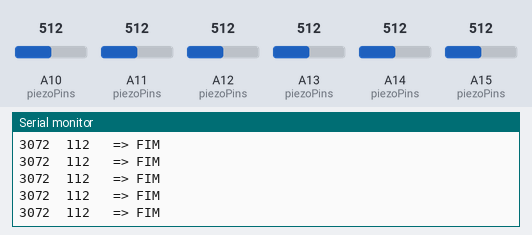
The sketch below on a simulated Arduino Mega 2560, built with avr-gcc and run on an emulated ATmega2560. On the bench: the last lines printed to the serial monitor. The inputs (shaded band) are chosen by the test bench; at power-on: A10 (piezoPins) = 512, A11 (piezoPins) = 512, A12 (piezoPins) = 512, A13 (piezoPins) = 512, A14 (piezoPins) = 512, A15 (piezoPins) = 512.

Above: at 1.2 s.
1.3 s: A10 (piezoPins) set to 716
At 2.4 s:
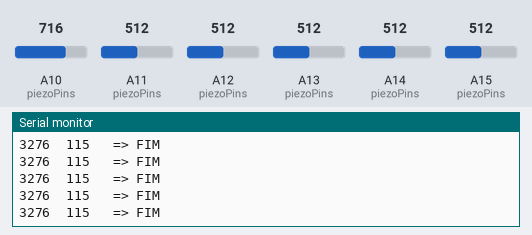
2.8 s: A11 (piezoPins) set to 716
At 3.4 s:
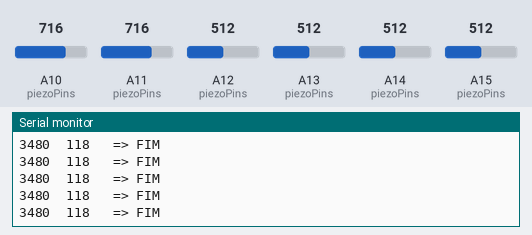
4.3 s: A12 (piezoPins) set to 716
At 4.8 s:
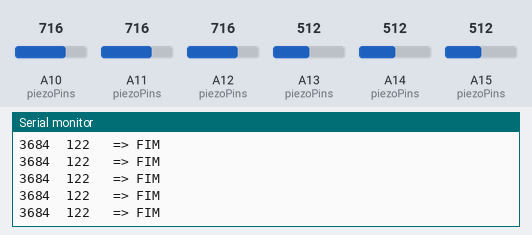
7.3 s: A13 (piezoPins) set to 716
At 8.1 s:
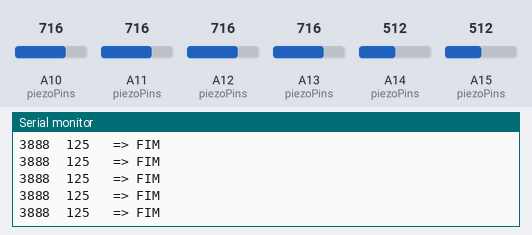
8.8 s: A14 (piezoPins) set to 716
At 9.4 s:
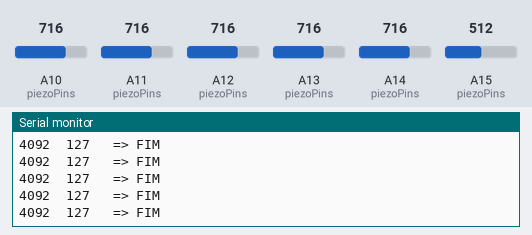
10.3 s: A15 (piezoPins) set to 716
At 11.2 s:
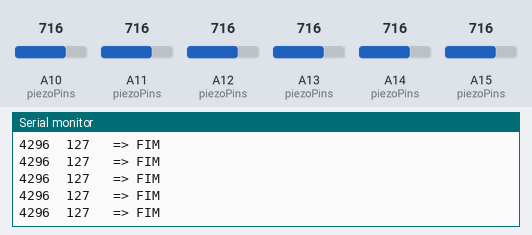
Timing chart, 0 to 12.8 s (numbered marks = the images above; inputs shaded):
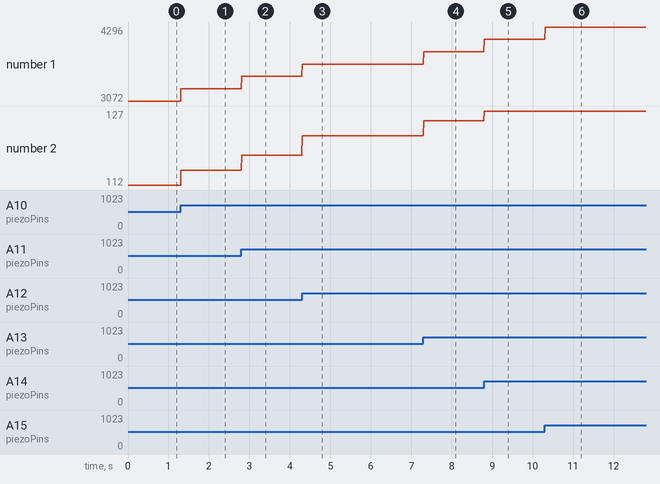

Measured:
- after the input at 1.3 s, the serial monitor: prints a new line at once (image 1)
- after the input at 2.8 s, the serial monitor: prints a new line at once (image 2)
- after the input at 4.3 s, the serial monitor: prints a new line at once (image 3)
- after the input at 7.3 s, the serial monitor: prints a new line at once (image 4)
- after the input at 8.8 s, the serial monitor: prints a new line at once (image 5)
- after the input at 10.3 s, the serial monitor: prints a new line at once (image 6)
- plotted number 1: 3072 → 3276 after the input at 1.3 s, 3276 → 3480 after the input at 2.8 s, 3480 → 3684 after the input at 4.3 s, 3684 → 3888 after the input at 7.3 s, 3888 → 4092 after the input at 8.8 s
- plotted number 2: 112 → 115 after the input at 1.3 s, 115 → 118 after the input at 2.8 s, 118 → 122 after the input at 4.3 s, 122 → 125 after the input at 7.3 s, 125 → 127 after the input at 8.8 s

The sketch:

PandivaNum2_CalibrandoPiezos.ino
```cpp
int buttonPins[] = {
  22,23,24,25,26,27,28,29,30,31,32,33,34,35,36,37,38,39,40,41,42,43,44,45,46,47,48,49,50,51};
int piezoPins[] = {
  A10,A11,A12,A13,A14,A15};

void setup(){
  for(int i = 0; i < 30; i++){
    pinMode(buttonPins[i], INPUT_PULLUP);
  }
  Serial.begin(115200);
}

void loop(){

  int value1 = analogRead(A10);
  int value2 = analogRead(A11);
  int value3 = analogRead(A12);
  int value4 = analogRead(A13);
  int value5 = analogRead(A14);
  int value6 = analogRead(A15);
  int soma = value1 + value2 + value3 + value4 + value5 + value6;
  int velocity = map(soma, 0, 4000, 65, 127);
  velocity = constrain(velocity, 65, 127);

  char divisor = '\t';
  //  for(int i = 0; i < 6; i++){
  //    Serial.print(analogRead(piezoPins[i]));
  //    Serial.print(divisor);
  //  }
  //  for(int i = 0; i < 30; i++){
  //    int estadoBotao = digitalRead(buttonPins[i]);
  //    Serial.print(estadoBotao);
  //    Serial.print(divisor);
  //  }
  Serial.print(soma);
  Serial.print(divisor);
    Serial.print(velocity);
  Serial.print(divisor);
  Serial.println(" => FIM");
  //Serial.println("\t");
  delay(10);
}
```
